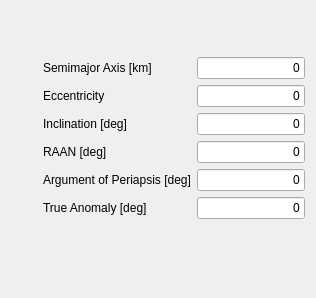
  <widget class="QWizardPage" name="wizardPage2">
   <property name="title">
    <string>Orbit Definition</string>
   </property>
   <property name="subTitle">
    <string>Give the details of the orbit for your mission. (Keplerian Elements of Your Orbit)</string>
   </property>
   <layout class="QGridLayout" name="gridLayout_4">
    <item row="0" column="1">
     <spacer name="verticalSpacer">
      <property name="orientation">
       <enum>Qt::Vertical</enum>
      </property>
      <property name="sizeType">
       <enum>QSizePolicy::Preferred</enum>
      </property>
      <property name="sizeHint" stdset="0">
       <size>
        <width>20</width>
        <height>46</height>
       </size>
      </property>
     </spacer>
    </item>
    <item row="1" column="0">
     <spacer name="horizontalSpacer">
      <property name="orientation">
       <enum>Qt::Horizontal</enum>
      </property>
      <property name="sizeType">
       <enum>QSizePolicy::Preferred</enum>
      </property>
      <property name="sizeHint" stdset="0">
       <size>
        <width>32</width>
        <height>20</height>
       </size>
      </property>
     </spacer>
    </item>
    <item row="1" column="1">
     <layout class="QFormLayout" name="formLayout_2">
      <item row="0" column="0">
       <widget class="QLabel" name="label_6">
        <property name="text">
         <string>Semimajor Axis [km]</string>
        </property>
       </widget>
      </item>
      <item row="0" column="1">
       <widget class="QLineEdit" name="SemimajorAxisLineEdit">
        <property name="text">
         <string>0</string>
        </property>
        <property name="alignment">
         <set>Qt::AlignRight|Qt::AlignTrailing|Qt::AlignVCenter</set>
        </property>
       </widget>
      </item>
      <item row="1" column="0">
       <widget class="QLabel" name="label_7">
        <property name="text">
         <string>Eccentricity</string>
        </property>
       </widget>
      </item>
      <item row="1" column="1">
       <widget class="QLineEdit" name="EccentricityLineEdit">
        <property name="text">
         <string>0</string>
        </property>
        <property name="alignment">
         <set>Qt::AlignRight|Qt::AlignTrailing|Qt::AlignVCenter</set>
        </property>
       </widget>
      </item>
      <item row="2" column="0">
       <widget class="QLabel" name="label_8">
        <property name="text">
         <string>Inclination [deg]</string>
        </property>
       </widget>
      </item>
      <item row="2" column="1">
       <widget class="QLineEdit" name="InclinationLineEdit">
        <property name="text">
         <string>0</string>
        </property>
        <property name="alignment">
         <set>Qt::AlignRight|Qt::AlignTrailing|Qt::AlignVCenter</set>
        </property>
       </widget>
      </item>
      <item row="3" column="0">
       <widget class="QLabel" name="label_9">
        <property name="text">
         <string>RAAN [deg]</string>
        </property>
       </widget>
      </item>
      <item row="3" column="1">
       <widget class="QLineEdit" name="RAANLineEdit">
        <property name="text">
         <string>0</string>
        </property>
        <property name="alignment">
         <set>Qt::AlignRight|Qt::AlignTrailing|Qt::AlignVCenter</set>
        </property>
       </widget>
      </item>
      <item row="4" column="0">
       <widget class="QLabel" name="label_10">
        <property name="text">
         <string>Argument of Periapsis [deg]</string>
        </property>
       </widget>
      </item>
      <item row="4" column="1">
       <widget class="QLineEdit" name="ArgumentOfPeriapsisLineEdit">
        <property name="text">
         <string>0</string>
        </property>
        <property name="alignment">
         <set>Qt::AlignRight|Qt::AlignTrailing|Qt::AlignVCenter</set>
        </property>
       </widget>
      </item>
      <item row="5" column="0">
       <widget class="QLabel" name="label_11">
        <property name="text">
         <string>True Anomaly [deg]</string>
        </property>
       </widget>
      </item>
      <item row="5" column="1">
       <widget class="QLineEdit" name="TrueAnomalyLineEdit">
        <property name="text">
         <string>0</string>
        </property>
        <property name="alignment">
         <set>Qt::AlignRight|Qt::AlignTrailing|Qt::AlignVCenter</set>
        </property>
       </widget>
      </item>
     </layout>
    </item>
    <item row="2" column="1">
     <spacer name="verticalSpacer_2">
      <property name="orientation">
       <enum>Qt::Vertical</enum>
      </property>
      <property name="sizeType">
       <enum>QSizePolicy::MinimumExpanding</enum>
      </property>
      <property name="sizeHint" stdset="0">
       <size>
        <width>20</width>
        <height>68</height>
       </size>
      </property>
     </spacer>
    </item>
   </layout>
  </widget>
